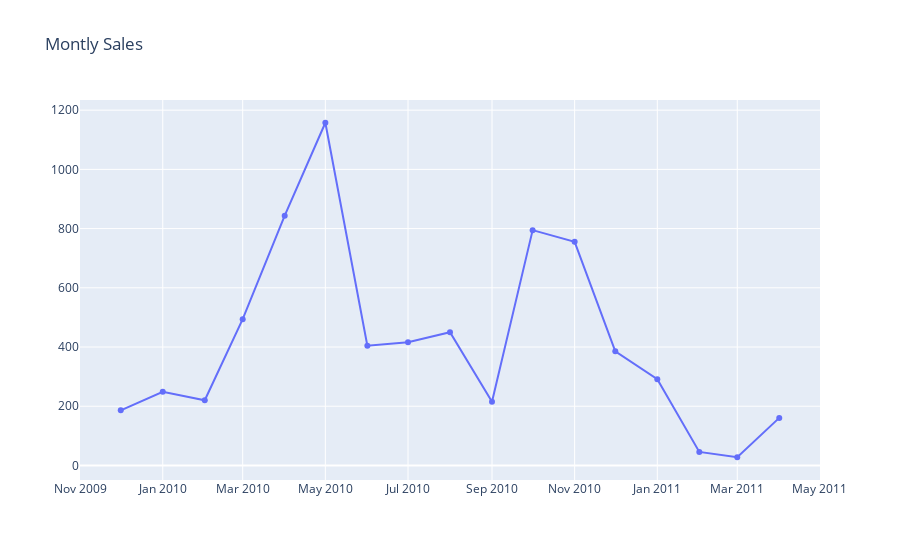

Write notebook code for a chart like this one.
### Code cell
plot_data = [
    go.Scatter(
        x=df['InvoiceDate'],
        y=df['total_price'],
    )
]
plot_layout = go.Layout(
        title='Montly Sales'
    )
fig = go.Figure(data=plot_data, layout=plot_layout)
pyoff.iplot(fig)

### Figure 1 — Plotly figure (JSON) as saved in the notebook; plotly's stock layout.template omitted (floating-point values rounded to 4 significant figures)
{"data": [{"x": ["2009-12-01T00:00:00", "2010-01-01T00:00:00", "2010-02-01T00:00:00", "2010-03-01T00:00:00", "2010-04-01T00:00:00", "2010-05-01T00:00:00", "2010-06-01T00:00:00", "2010-07-01T00:00:00", "2010-08-01T00:00:00", "2010-09-01T00:00:00", "2010-10-01T00:00:00", "2010-11-01T00:00:00", "2010-12-01T00:00:00", "2011-01-01T00:00:00", "2011-02-01T00:00:00", "2011-03-01T00:00:00", "2011-04-01T00:00:00"], "y": [186.1, 249.0, 220.1, 493.9, 843.7, 1157.0, 404.2, 416.5, 450.1, 215.4, 794.8, 755.2, 385.8, 291.4, 45.76, 27.7, 160.7], "type": "scatter"}], "layout": {"title": {"text": "Montly Sales"}}}
